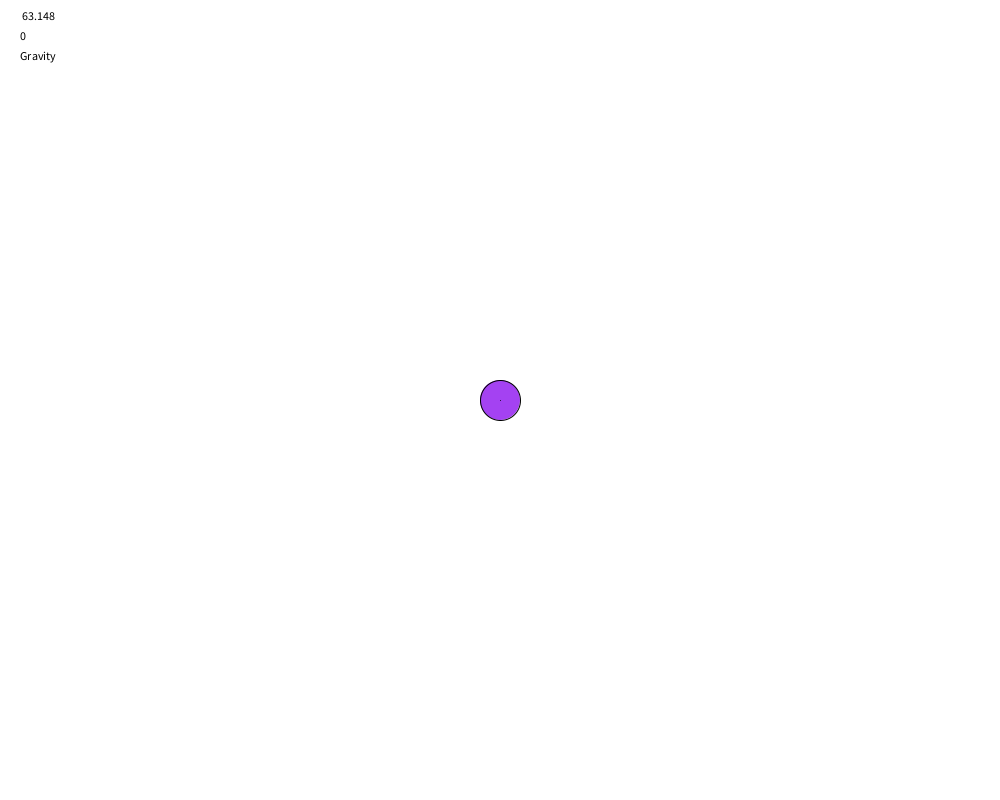
Frame 1 (no input)
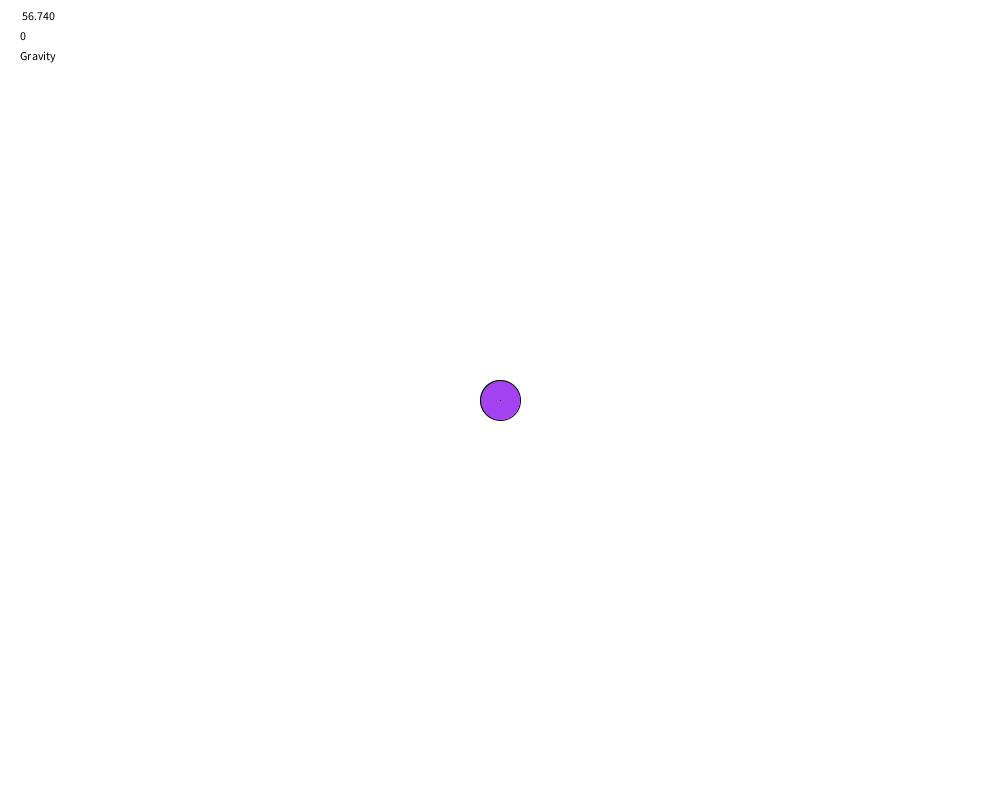
Frame 60 (the mouse pressed at the canvas centre just before this capture)
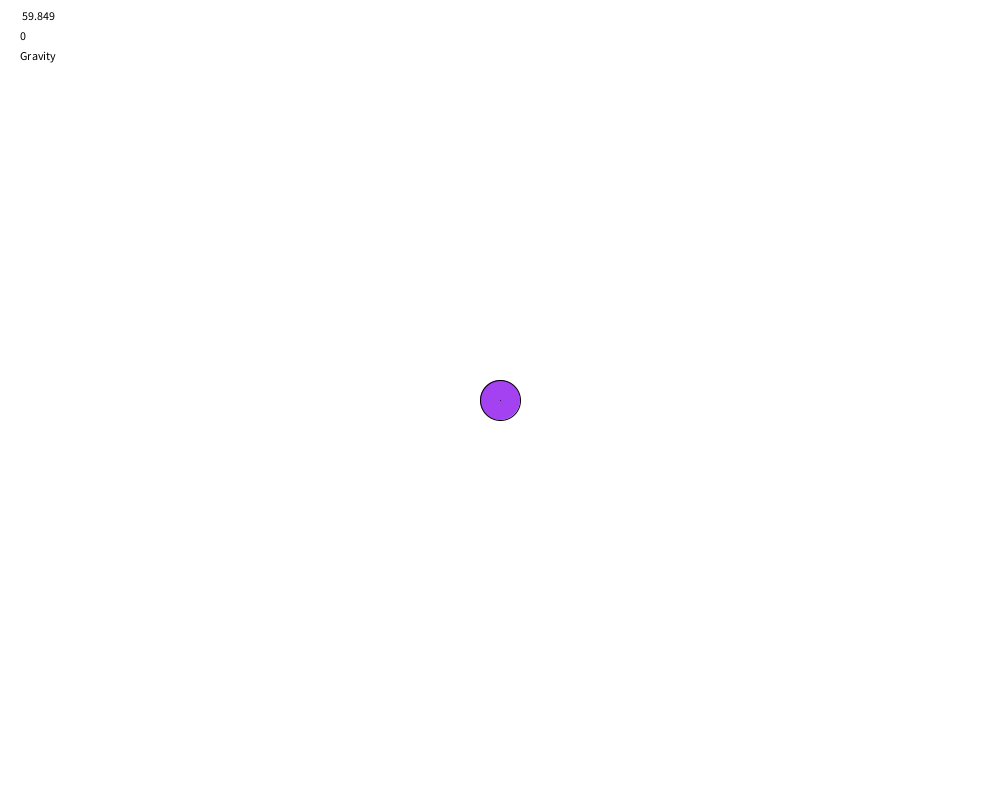
Frame 120 (the mouse held since frame 60 and released just before this capture)

The Processing sketch that drew these frames (run headless with seeded random() and noise(); from frame 60 on, the mouse is pressed at the canvas centre):

// Processing sketch: OrbPhysics
// ── OrbPhysics.pde
    ArrayList<Orb>orbList;
    Orb center = new Orb(500, 400, 0, 0, 20);
    boolean background;
    boolean gravity = true;
    int MODE;
    final int GRAVITY = 0; //bounce
    final int ORBIT = 1;
    final int SPRING = 2;
    final float SPRING_CONSTANT = 0.005;
    final float SPRING_DAMPEN = 0.995;
    final float STRING_LENGTH = 150;
    
    void setup() {
      size(1000, 800);
      orbList = new ArrayList<Orb>();
      background = true;
      MODE = GRAVITY;
    }
    void mouseClicked() {
      //add a new Orb to the orbList, constructed as follows:
      //The x and y positions are the same as the mouse
      //the radius should be between in the range [20.0,70.0)
      //the xSpeed and ySpeed should be in the range [-3.0,3.0)
      orbList.add(new Orb(mouseX, mouseY, 5, 0, 20));
    }
    void draw() {
      if (background){
        background(255);
      }else{
        fill(255);
        rect(0, 0, 100, 80);
      }
      center.display();
      for (Orb o : orbList) {
        o.move();
        o.display();
        if (MODE == ORBIT){
          center.attract(o);
        }
        if (MODE == SPRING){
          center.attractSpring(o);
        }
      }
      fill(0);
      text(frameRate, 20, 20);
      text(orbList.size(), 20, 40);
      if (MODE == GRAVITY){
        text("Gravity", 20, 60);
      }
      else if (MODE == ORBIT){
        text("Orbit", 20, 60);
      }
      else if (MODE == SPRING){
        text("Spring", 20, 60);
      }
    }

    void keyPressed(){
      if (keyCode == BACKSPACE){
        orbList = new ArrayList<Orb>();
      }
      if (key == 'g'){
        if (gravity){
          gravity = false;
        }else{
          gravity = true;
        }
      }
      if (key == 'b'){
        if (background){
          background = false;
        }else{
          background = true;
        }
      }
      if (key == ' '){
        if (MODE == GRAVITY){
          MODE = ORBIT;
        }
        else if (MODE == ORBIT){
          MODE = SPRING;
        }
        else if (MODE == SPRING){
          MODE = GRAVITY;
        }
      }
    }

// ── Orb.pde
    public class Orb{
      float x,y;
      float xSpeed,ySpeed;
      float radius;
      color c;

      public Orb(float x_,float y_,float xSpeed_, float ySpeed_, float radius_ ){
        x = x_;
        y = y_;
        xSpeed = xSpeed_;
        ySpeed = ySpeed_;
        radius = radius_;
        //random color... why not.
        c = color(random(255),random(255),random(255));
      }


      void display(){
        //Part 1:
        //draw a ellipse at the x,y position, with the correct radius.
        //make sure it is the correct color
        //make sure you read the parameters of ellipse, so that you have the correct size.
        //radius is NOT one of the parameters of ellipse by default.
        fill(c);
        ellipse(x, y, radius * 2, radius * 2);
        line(x, y, x + (5 * xSpeed), y + (5 * ySpeed));
      }

      void move(){
        //PART 2
        //change the x based on the xSpeed
        //change the y based on the ySpeed
        x += xSpeed;
        y += ySpeed;
        
        if (MODE == GRAVITY){
          //PART 3
          //Change the speed when you collide with the end of the screen (all 4 sides)
          if (x+radius >= width || x-radius < 0){
            xSpeed *= -1;
          }
          if (y+radius >= height || y-radius < 0){
            ySpeed *= -1;
          }
        }
        if (gravity){
          //Part 4
          //Add a small adjustment for gravity. Gravity is a ySpeed acceleration...
          //You don't need a variable for this if every object experiences the same
          //gravitational constant (find the value that looks nice experimentally, 9.8 will not work well).
          ySpeed += 0.15;
        }
      }
      void attract(Orb other){
        /*
        dx (xspeed) will be modified as follows:
        dx += x_distance / distance
        Later you can update this by incorporating a gravitational constant and squaring the distance as follows:
        constant of 20
        dx += G * x_distance / (distance * distance)
        */
        float distance = dist(this.x, this.y, other.x, other.y);
        other.xSpeed += 20 * (this.x - other.x) / (distance * distance);
        other.ySpeed += 20 * (this.y - other.y) / (distance * distance);
      }
      void attractSpring(Orb other){
        float distance = dist(this.x, this.y, other.x, other.y);
        other.xSpeed += (distance - STRING_LENGTH)*(SPRING_CONSTANT)*(this.x - other.x)/distance;
        other.ySpeed += (distance - STRING_LENGTH)*(SPRING_CONSTANT)*(this.y - other.y)/distance;
      }
    }
